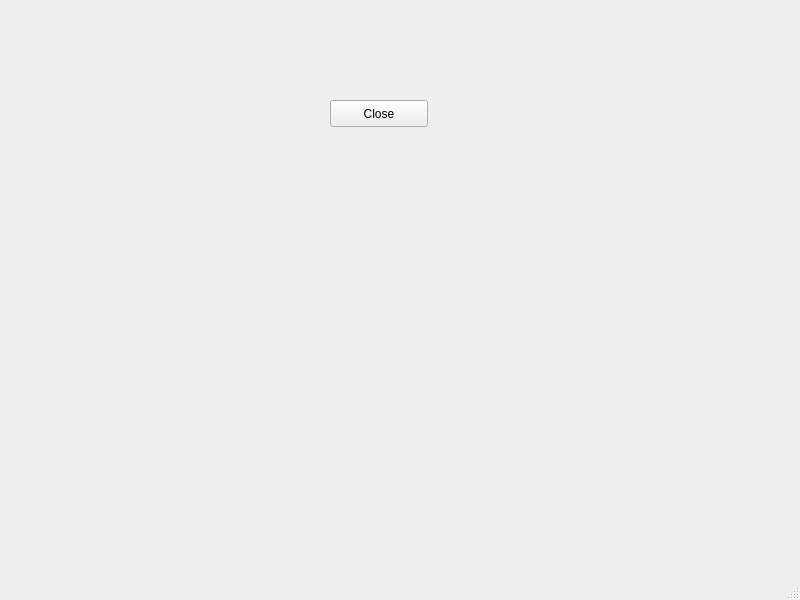
<?xml version="1.0" encoding="UTF-8"?>
<ui version="4.0">
 <class>MainWindow</class>
 <widget class="QMainWindow" name="MainWindow">
  <property name="geometry">
   <rect>
    <x>0</x>
    <y>0</y>
    <width>800</width>
    <height>600</height>
   </rect>
  </property>
  <property name="windowTitle">
   <string>MainWindow</string>
  </property>
  <widget class="QWidget" name="centralwidget">
   <widget class="QPushButton" name="pushButton">
    <property name="geometry">
     <rect>
      <x>330</x>
      <y>100</y>
      <width>98</width>
      <height>27</height>
     </rect>
    </property>
    <property name="text">
     <string>Close</string>
    </property>
   </widget>
  </widget>
  <widget class="QMenuBar" name="menubar">
   <property name="geometry">
    <rect>
     <x>0</x>
     <y>0</y>
     <width>800</width>
     <height>25</height>
    </rect>
   </property>
  </widget>
  <widget class="QStatusBar" name="statusbar"/>
 </widget>
 <resources/>
 <connections>
  <connection>
   <sender>pushButton</sender>
   <signal>clicked()</signal>
   <receiver>MainWindow</receiver>
   <slot>close()</slot>
   <hints>
    <hint type="sourcelabel">
     <x>378</x>
     <y>138</y>
    </hint>
    <hint type="destinationlabel">
     <x>399</x>
     <y>299</y>
    </hint>
   </hints>
  </connection>
 </connections>
</ui>
